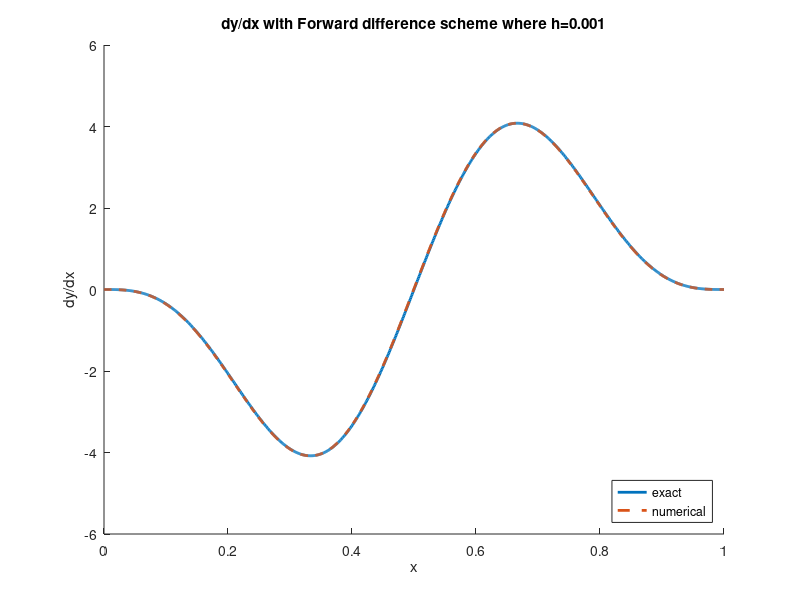
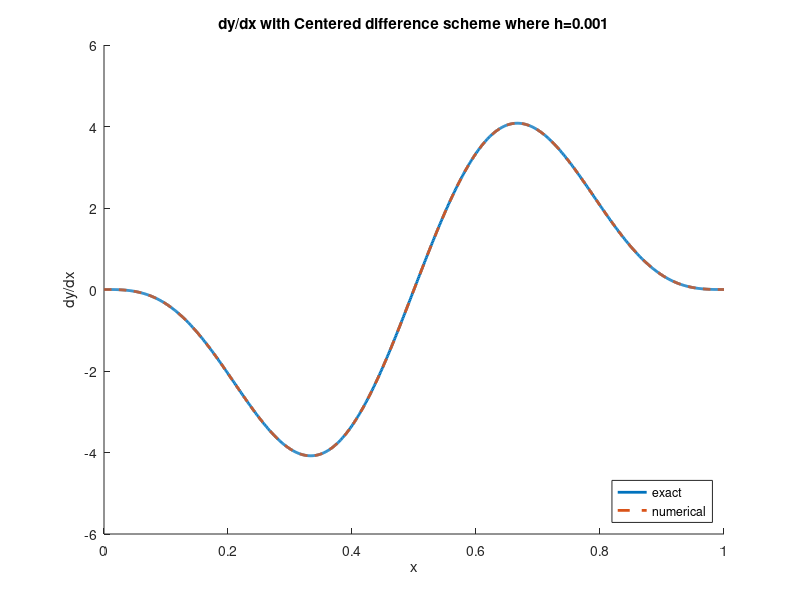
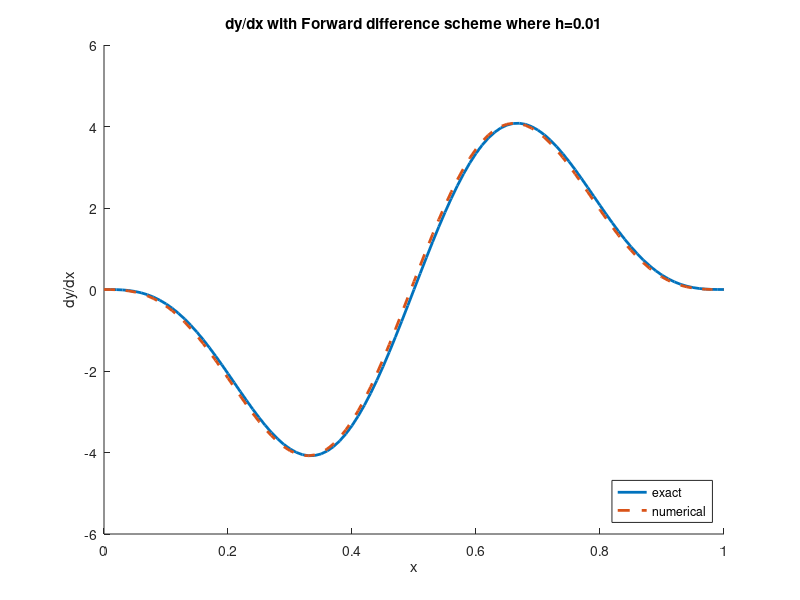
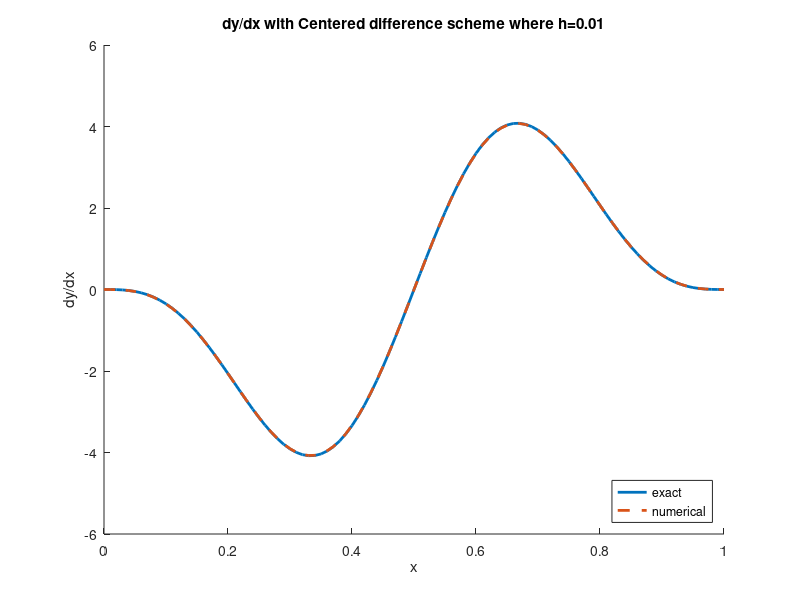

These figures' MATLAB source, in order:
clear all;
close all;

h = [.001; .01; .1]; %step size 
e_for = zeros(length(h),1); %error for forward difference scheme 
e_cen = zeros(length(h),1); %error for centered difference scheme 

for i=1:length(h)
    x = 0:h(i):1; 
    y = 2*(cos(pi*x)).^2 - (cos(pi*x)).^4; %y-values 
    dy_exact = -4*pi*sin(pi*x).*cos(pi*x).*(1-(cos(pi*x)).^2); %exact solution for first derivative 

    %Create arrays for numerical sol'ns
    dy_for = x; %forward difference scheme 
    dy_cen = x; %centered difference scheme 
    
    for j=1:(length(x))
        %due to periodic conditions, values "wrap" around 
        if j==length(x)
            dy_for(j) = (y(2) - y(j))/h(i);
            dy_cen(j) = (y(2) - y(j-1))/(2*h(i));
        elseif j==1
            dy_cen(j) = (y(j+1) - y(length(x)-1))/(2*h(i));        
        else 
            dy_for(j) = (y(j+1) - y(j))/h(i);
            dy_cen(j) = (y(j+1) - y(j-1))/(2*h(i));
        end
        
        %Calculating the sigma part of the error 
        e_for(i) = e_for(i)+abs(dy_for(j) - dy_exact(j))^2;
        e_cen(i) = e_cen(i)+abs(dy_cen(j) - dy_exact(j))^2;
    end    
    
    %error calculation 
    N = 1/h(i);
    e_for(i) = sqrt(e_for(i)/N);
    e_cen(i) = sqrt(e_cen(i)/N);

    %Plotting the forward scheme 
    figure
    hold on
    plot(x, dy_exact, 'linewidth', 2);
    plot(x, dy_for, '--', 'linewidth', 2);
    title(['dy/dx with Forward difference scheme where h=', num2str(h(i))]);
    legend('exact', 'numerical', 'location', 'southeast');
    xlabel('x');
    ylabel('dy/dx'); 
    
    %Plotting the centered scheme 
    figure
    hold on
    plot(x, dy_exact, 'linewidth', 2);
    plot(x, dy_cen, '--', 'linewidth', 2);
    title(['dy/dx with Centered difference scheme where h=', num2str(h(i))]);
    legend('exact', 'numerical','location','southeast');
    xlabel('x');
    ylabel('dy/dx'); 
end

%Plotting the error 
figure 
plot(log(h), log(e_for));
title('Forward scheme Error vs h');
xlabel('log(h)');
ylabel('log(error)'); 
coefs = polyfit(log(h), log(e_for), 1); %getting the slope of error 
legend(['slope=',num2str(coefs(1))], 'location','southeast');
figure
plot(log(h), log(e_cen));
title('Centered scheme Error vs h');
xlabel('log(h)');
ylabel('log(error)'); 
coefs = polyfit(log(h), log(e_cen), 1); %getting the slope of error vs h 
legend(['slope=',num2str(coefs(1))], 'location','southeast');